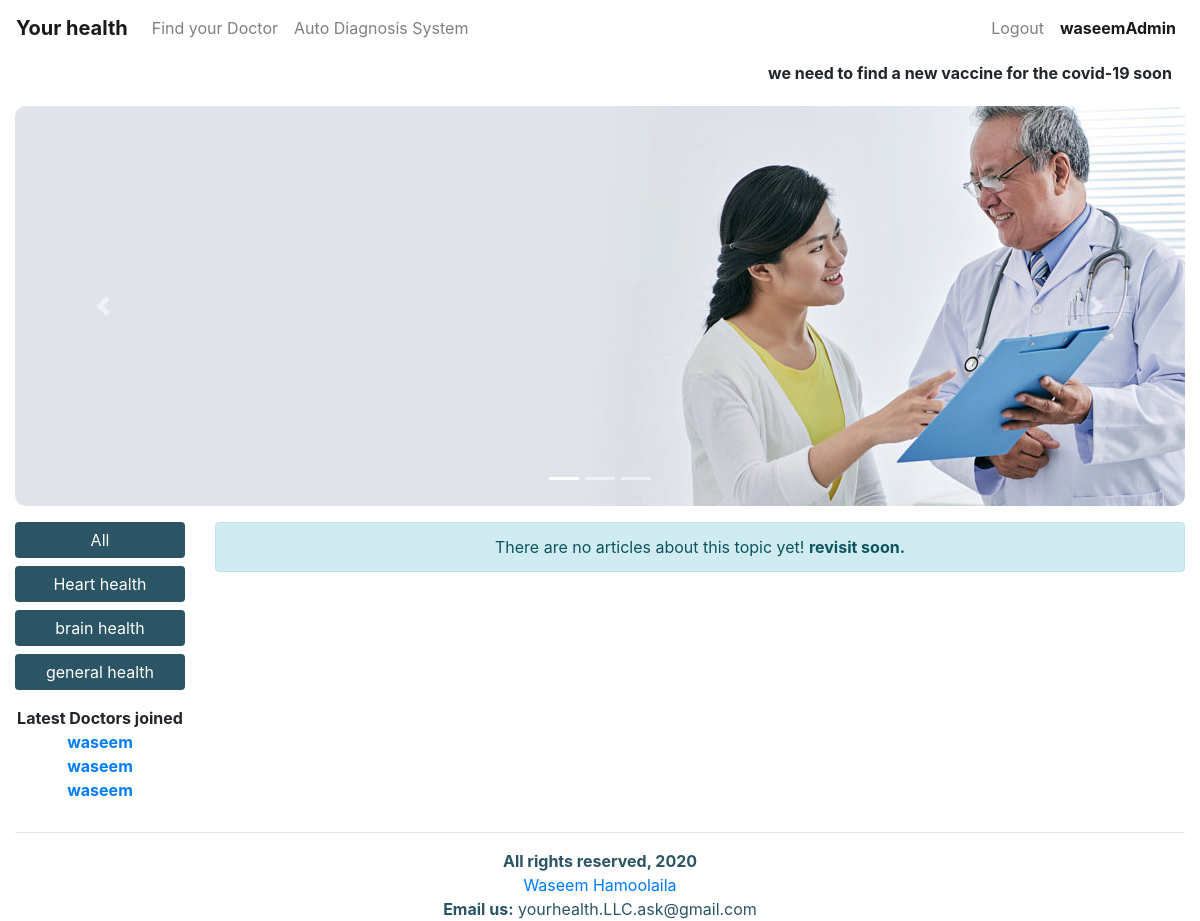
Screenshot of / (signed in) with the database file from the repository.
### main/models.py (models this page shows, shortened)
class News(models.Model):
    date = models.TimeField(auto_now=True)
    item = models.CharField(max_length=500, null=False)

class Category(models.Model):
    category = models.CharField(max_length=250, null=False)

class Clinic(models.Model):
    creation_date = models.DateField(auto_now=True, null=True)
    speciality = models.CharField(max_length=255, null=False)
    location = models.CharField(max_length=255, null=False)
    open_time = models.CharField(max_length=255, null=True)
    close_time = models.CharField(max_length=255, null=True)
    description = models.TextField(null=True)
    phone_number1 = models.CharField(max_length=255, null=True, blank=True)
    phone_number2 = models.CharField(max_length=255, null=True, blank=True)
    province = models.CharField(max_length=255)
    activated = models.BooleanField(default=False)
    clinic_doctor = models.ForeignKey(
        User,  limit_choices_to={'groups__name': "doctor"}, on_delete=models.CASCADE)

### main/views.py (the view)
# urls.py: path("", home_view),
def home_view(request, cat_id=-1):
    context = {}  # main context
    try:
        if cat_id > 0:
            selected_cat = Category.objects.get(id=cat_id)
            list_of_articles = Article.objects.filter(article_category=selected_cat)
        else:
            list_of_articles = Article.objects.all().order_by("-date")
        list_of_categories = Category.objects.all()
        context["categories"] = list_of_categories
        context["articles"] = list_of_articles
    except:
        context["empty"] = None
    all_news = News.objects.all()
    context["news"] = all_news
    latest_5_doctors = Clinic.objects.all().order_by("-id")[:5]
    context["latest_5"] = latest_5_doctors
    return render(request, "main/pages/home.html", context)

### templates/main/pages/home.html (shortened to what this page needs)
{% extends 'base.html' %}
{% block content %}
{% load static %}
{% if news %}
{% include 'main/components/ticker.html'%}
{% endif %}
<div class="carousel d-none d-md-block">
  {% include 'main/components/carousel.html' %}
</div>
<div class="row mt-3">
  <div class="col-md-2">
    <div class="row">
      {% if categories %}
      <div class="col-md-12 mb-3">
        <a href="/" class="btn btn-primary btn-block">All</a>
        {% for category in categories %}
        <a href="/{{category.id}}" class="btn btn-primary btn-block">{{category.category}}</a>
        {% endfor %}
      </div>
      {% endif %}
      <div class="col-md-12">
        <b>Latest Doctors joined</b>
      </div>
      {% if latest_5 %}
      {% for doc in latest_5 %}
      <div class="col-md-12">
        <a href="/clinic-details/{{doc.id}}/"><b>{{doc.clinic_doctor.first_name}}</b></a>
      </div>
      {% endfor %}
      {% endif %}
    </div>
  </div>
  {% if articles %}
  <div class="col-md-10">
    <div class="row">
      {% for article in articles %}
      {% if forloop.counter == 1 or forloop.counter == 2 %}
      <div class="col-md-6 col-sm-12 mb-3">
        <div class="card">
          <div class="card-body">
            <h5 class="card-title">{{article.title}}</h5>
            <a href="/full-article/{{article.id}}/" class="btn btn-primary">Read it</a>
            <p class="card-text"><small class="text-muted">{{article.date}}</small></p>
          </div>
          <img class="card-img-bottom img-fluid" width="400" height="200" src="{{article.image.url}}"
            alt="Card image cap">
        </div>
      </div>
      {% else %}
      <div class="card col-md-auto mt-3 mb-3" style="width: 18rem;">
        <img class="img-fluid img-thumbnail rounded" src="{{article.image.url}}" alt="Card image cap">
        <div class="card-body">
          <h5 class="card-title">{{article.title}}</h5>
          <i>Wrote by: {{article.article_author.first_name}}</i> <br>
          <p class="card-text"><small class="text-muted">{{article.date}}</small></p>
          <a href="/full-article/{{article.id}}/" class="btn btn-primary">Read it</a>
        </div>
      </div>
      {% endif %}
      {% endfor %}
    </div>
  </div>
  {% else %}
  <div class="col-md-10">
    <div class="row">
      <div class="col-12">
        <div class="alert alert-info">
          There are no articles about this topic yet! <b>revisit soon.</b>
        </div>
      </div>
    </div>
  </div>
  {% endif %}
</div>
{% include 'main/components/footer.html' %}
{% endblock content %}

### templates/main/components/navbar.html (shortened to what this page needs)
<nav class="navbar navbar-expand-lg navbar-light bg-light">
  <a class="navbar-brand" href="/0">
    <b>Your health</b>
  </a>
  <div class="collapse navbar-collapse" id="navbarSupportedContent">
    <ul class="navbar-nav mr-auto">
      <li class="nav-item">
        <a class="nav-link" href="/doctors-list">Find your Doctor</a>
      </li>
      <li class="nav-item">
        <a class="nav-link" href="/auto-diagnosis/auto-diagnosis-system/">Auto Diagnosis System</a>
      </li>
    </ul>
    <ul class="navbar-nav mr-0">
      {% if not request.user.is_authenticated %}
      <li class="nav-item">
        <a class="nav-link" href="/login">Login</a>
      </li>
      {% else %}
      <li class="nav-item">
        <a class="nav-link" href="/logout">Logout</a>
      </li>
      {% endif %}
      {% if user.is_authenticated %}
      <li class="nav-item active">
        <a class="nav-link" href="#"> <b> {{request.user}}</b><span class="sr-only">(current)</span></a>
      </li>
      {% endif %}
    </ul>
  </div>
</nav>

### templates/main/components/ticker.html
<div class="ticker-box" id="ticker-box">
	<ul>
		{% for item in news %}
		<li>{{ item.item }}</li>
		{% endfor %}
	</ul>
</div>

### static/css/style.css (style rules this page uses)
html, body { height: 100%; width: 100%; left: 0; top: 0; bottom: 0; right: 0; margin: 0; }
.ticker-box { background-color: #FFF; border-radius: 10px; margin: 5px; font-weight: bold; }
.carousel { width: 100%; height: 400px; overflow: hidden; border-radius: 10px; }
.btn { background-color: #2B5464; border: none; }
.bg-light { background-color: white !important; }
.row { text-align: center; }

### rows the page displays
News: item "we need to find a new vaccine for the covid-19 soon"
Category: category "Heart health"
Category: category "brain health"
Category: category "general health"
Clinic: clinic_doctor.first_name "waseem"
Clinic: clinic_doctor.first_name "waseem"
Clinic: clinic_doctor.first_name "waseem"

### other values shown
{{ request.user }} "waseemAdmin"
